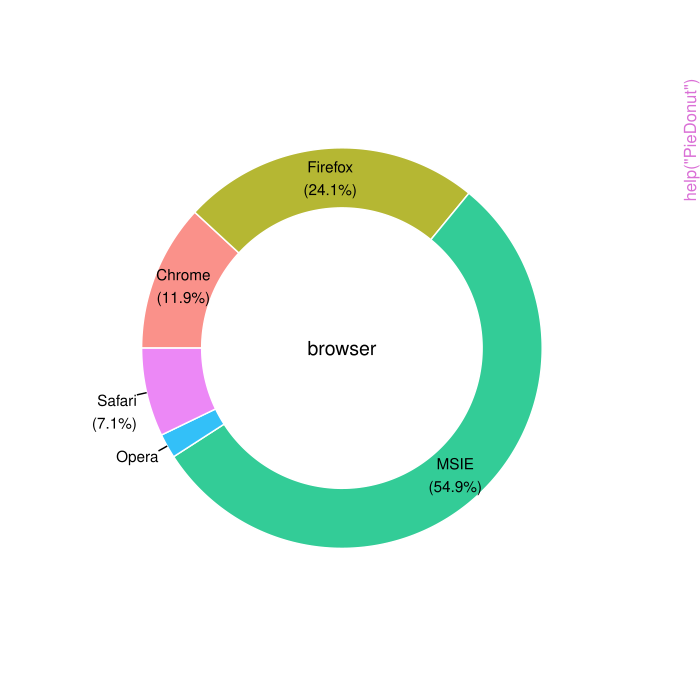

Write the R code that produced this figure.
pkgname <- "webr"
source(file.path(R.home("share"), "R", "examples-header.R"))
options(warn = 1)
library('webr')

base::assign(".oldSearch", base::search(), pos = 'CheckExEnv')
base::assign(".old_wd", base::getwd(), pos = 'CheckExEnv')
cleanEx()
nameEx("PieDonut")
### * PieDonut

flush(stderr()); flush(stdout())

### Name: PieDonut
### Title: Draw a PieDonut plot
### Aliases: PieDonut

### ** Examples

require(moonBook)
require(ggplot2)
browser=c("MSIE","Firefox","Chrome","Safari","Opera")
share=c(50,21.9,10.8,6.5,1.8)
df=data.frame(browser,share)
PieDonut(df,aes(browser,count=share),r0=0.7,start=3*pi/2,labelpositionThreshold=0.1)



cleanEx()
nameEx("cox.stuart.test")
### * cox.stuart.test

flush(stderr()); flush(stdout())

### Name: cox.stuart.test
### Title: Cox-Stuart test for trend analysis The Cox-Stuart test is
###   defined as a little powerful test (power equal to 0.78), but very
###   robust for the trend analysis. It is therefore applicable to a wide
###   variety of situations, to get an idea of the evolution of values
###   obtained. The proposed method is based on the binomial distribution.
###   This function was written by Tommaso Martino<todoslogos@gmail.com>
###   (See 'References')
### Aliases: cox.stuart.test

### ** Examples

customers = c(5, 9, 12, 18, 17, 16, 19, 20, 4, 3, 18, 16, 17, 15, 14)
cox.stuart.test(customers)



cleanEx()
nameEx("freqSummary")
### * freqSummary

flush(stderr()); flush(stdout())

### Name: freqSummary
### Title: Make table summarizing frequency
### Aliases: freqSummary

### ** Examples

require(moonBook)
freqSummary(acs$Dx)
#freqSummary(acs$smoking,lang="kor")



cleanEx()
nameEx("freqTable")
### * freqTable

flush(stderr()); flush(stdout())

### Name: freqTable
### Title: Make flextable summarizing frequency
### Aliases: freqTable

### ** Examples

require(moonBook)
freqTable(acs$Dx)
#freqTable(acs$smoking,lang="kor",vanilla=TRUE,fontsize=12)



cleanEx()
nameEx("numSummary")
### * numSummary

flush(stderr()); flush(stdout())

### Name: numSummary
### Title: Numerical Summary
### Aliases: numSummary numSummary1 numSummary2

### ** Examples

require(moonBook)
require(magrittr)
require(dplyr)
require(rrtable)
require(webr)
require(tibble)
numSummary(acs)
numSummary(acs$age)
numSummary(acs,age,EF)
acs %>% group_by(sex) %>% numSummary(age,BMI)
acs %>% group_by(sex) %>% select(age) %>% numSummary
acs %>% group_by(sex) %>% select(age,EF) %>% numSummary
acs %>% group_by(sex,Dx) %>% select(age,EF) %>% numSummary
acs %>% group_by(sex,Dx) %>% select(age) %>% numSummary
#acs %>% group_by(sex,Dx) %>% numSummary(age,EF,lang="kor")



cleanEx()
nameEx("numSummaryTable")
### * numSummaryTable

flush(stderr()); flush(stdout())

### Name: numSummaryTable
### Title: Make a table showing numerical summary
### Aliases: numSummaryTable

### ** Examples

require(moonBook)
require(dplyr)
numSummaryTable(acs)
numSummaryTable(acs$age)
acs %>% group_by(sex) %>% select(age) %>% numSummaryTable
acs %>% group_by(sex) %>% select(age,EF) %>% numSummaryTable
acs %>% group_by(sex,Dx) %>% select(age,EF) %>% numSummaryTable(vanilla=FALSE)
acs %>% group_by(sex,Dx) %>% numSummaryTable(age,EF,add.rownames=FALSE)



cleanEx()
nameEx("plot.htest")
### * plot.htest

flush(stderr()); flush(stdout())

### Name: plot.htest
### Title: Plotting distribution of statistic for object "htest"
### Aliases: plot.htest

### ** Examples


require(moonBook)
require(webr)
## chi-square test
x=chisq.test(table(mtcars$am,mtcars$cyl))
plot(x)

#Welch Two Sample t-test
x=t.test(mpg~am,data=mtcars)
plot(x)



cleanEx()
nameEx("runs.test")
### * runs.test

flush(stderr()); flush(stdout())

### Name: runs.test
### Title: Runs test for randomness
### Aliases: runs.test

### ** Examples

y=c(1,2,2,1,1,2,1,2)
runs.test(y)
y=c("A","B","B","A","A","B","A","B")
runs.test(y,alternative="p")



cleanEx()
nameEx("x2Table")
### * x2Table

flush(stderr()); flush(stdout())

### Name: x2Table
### Title: Make a chisquare result table
### Aliases: x2Table

### ** Examples

require(moonBook)
x2Table(acs,sex,DM)



cleanEx()
nameEx("x2summary")
### * x2summary

flush(stderr()); flush(stdout())

### Name: x2summary
### Title: Summarize chisquare result
### Aliases: x2summary

### ** Examples

require(moonBook)
x2summary(acs,sex,DM)



### * <FOOTER>
###
cleanEx()
options(digits = 7L)
base::cat("Time elapsed: ", proc.time() - base::get("ptime", pos = 'CheckExEnv'),"\n")
grDevices::dev.off()
###
### Local variables: ***
### mode: outline-minor ***
### outline-regexp: "\\(> \\)?### [*]+" ***
### End: ***
quit('no')
